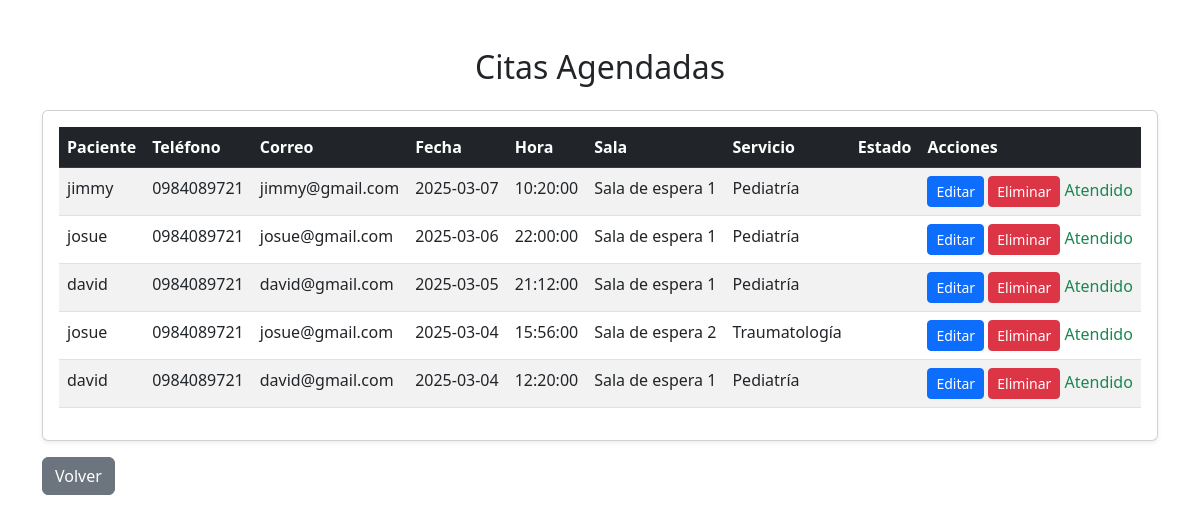
/agendamiento3/citas.php, run on the app's committed database.
### tables this page shows
CREATE TABLE `citas` (
  `id` int(11) NOT NULL,
  `paciente_id` int(11) NOT NULL,
  `fecha` date NOT NULL,
  `hora` time NOT NULL,
  `sala` enum('Sala de espera 1','Sala de espera 2') NOT NULL,
  `estado` enum('Pendiente','Atendida') DEFAULT 'Pendiente',
  `servicio_id` int(11) NOT NULL,
  `doctor_id` int(11) DEFAULT NULL
);

CREATE TABLE `pacientes` (
  `id` int(11) NOT NULL,
  `nombre` varchar(100) NOT NULL,
  `telefono` varchar(20) NOT NULL,
  `correo` varchar(100) NOT NULL
);

CREATE TABLE `servicios` (
  `id` int(11) NOT NULL,
  `nombre` varchar(100) NOT NULL
);

### agendamiento3/citas.php (the view, shortened to what this page needs)
<?php
include 'conexion.php';
?>
<!DOCTYPE html>
<html lang="es">
<head>
    <link href="https://cdn.jsdelivr.net/npm/bootstrap@5.3.0/dist/css/bootstrap.min.css" rel="stylesheet">
</head>
<body class="container py-5">
    <h2 class="text-center mb-4">Citas Agendadas</h2>
    <div class="card shadow-sm">
        <div class="card-body">
            <table class="table table-striped table-hover">
                <thead class="table-dark">
                    <tr>
                        <th>Paciente</th>
                        <th>Teléfono</th>
                        <th>Correo</th>
                        <th>Fecha</th>
                        <th>Hora</th>
                        <th>Sala</th>
                        <th>Servicio</th>
                        <th>Estado</th>
                        <th>Acciones</th>
                    </tr>
                </thead>
                <tbody>
                    <?php
                    $result = $conn->query("SELECT c.id, p.nombre, p.telefono, p.correo, c.fecha, c.hora, c.sala, s.nombre AS servicio, c.estado
                                            FROM citas c
                                            JOIN pacientes p ON c.paciente_id = p.id
                                            JOIN servicios s ON c.servicio_id = s.id
                                            ORDER BY c.fecha DESC, c.hora DESC");
                    while ($row = $result->fetch_assoc()) {
                        $cita_id = $row['id'];
                        $estado_button = $row['estado'] === 'Pendiente' ?
                                         "<a href='#' class='btn btn-warning btn-sm' onclick='cambiarEstado($cita_id)'>Marcar como Atendido</a>" :
                                         "<span class='text-success'>Atendido</span>";
                        echo "<tr id='cita_$cita_id'>
                                <td>{$row['nombre']}</td>
                                <td>{$row['telefono']}</td>
                                <td>{$row['correo']}</td>
                                <td>{$row['fecha']}</td>
                                <td>{$row['hora']}</td>
                                <td>{$row['sala']}</td>
                                <td>{$row['servicio']}</td>
                                <td id='estado_$cita_id'>{$row['estado']}</td>
                                <td>
                                    <button type='button' class='btn btn-primary btn-sm' data-bs-toggle='modal' data-bs-target='#editarModal{$cita_id}'>Editar</button>
                                    <a href='?eliminar=$cita_id' class='btn btn-danger btn-sm' onclick='return confirm(\"¿Estás seguro de que deseas eliminar esta cita?\");'>Eliminar</a>
                                    $estado_button
                                </td>
                              </tr>";
                    }
                    ?>
                </tbody>
            </table>
        </div>
    </div>
    <a href="dashboard.php" class="btn btn-secondary mt-3">Volver</a>
</body>
</html>

### data on the page
citas: paciente.nombre "jimmy", paciente.telefono "0984089721", paciente.correo "jimmy@gmail.com", fecha "2025-03-07", hora "10:20:00", sala "Sala de espera 1", servicio.nombre "Pediatría", estado "Atendido"
citas: paciente.nombre "josue", paciente.telefono "0984089721", paciente.correo "josue@gmail.com", fecha "2025-03-06", hora "22:00:00", sala "Sala de espera 1", servicio.nombre "Pediatría", estado "Atendido"
citas: paciente.nombre "david", paciente.telefono "0984089721", paciente.correo "david@gmail.com", fecha "2025-03-05", hora "21:12:00", sala "Sala de espera 1", servicio.nombre "Pediatría", estado "Atendido"
citas: paciente.nombre "josue", paciente.telefono "0984089721", paciente.correo "josue@gmail.com", fecha "2025-03-04", hora "15:56:00", sala "Sala de espera 2", servicio.nombre "Traumatología", estado "Atendido"
citas: paciente.nombre "david", paciente.telefono "0984089721", paciente.correo "david@gmail.com", fecha "2025-03-04", hora "12:20:00", sala "Sala de espera 1", servicio.nombre "Pediatría", estado "Atendido"
